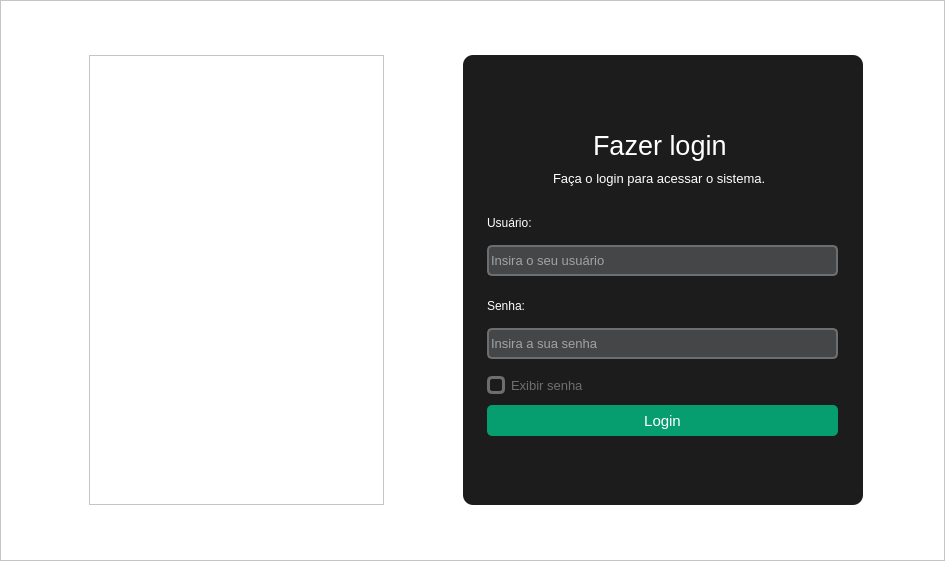
<?xml version="1.0" encoding="UTF-8"?>
<ui version="4.0">
 <class>MainWindow</class>
 <widget class="QMainWindow" name="MainWindow">
  <property name="geometry">
   <rect>
    <x>0</x>
    <y>0</y>
    <width>945</width>
    <height>561</height>
   </rect>
  </property>
  <property name="maximumSize">
   <size>
    <width>1000</width>
    <height>700</height>
   </size>
  </property>
  <property name="windowTitle">
   <string>Login | Sistema de Reconhecimento Facial</string>
  </property>
  <widget class="QWidget" name="centralwidget">
   <property name="minimumSize">
    <size>
     <width>785</width>
     <height>482</height>
    </size>
   </property>
   <layout class="QVBoxLayout" name="verticalLayout">
    <property name="spacing">
     <number>0</number>
    </property>
    <property name="leftMargin">
     <number>0</number>
    </property>
    <property name="topMargin">
     <number>0</number>
    </property>
    <property name="rightMargin">
     <number>0</number>
    </property>
    <property name="bottomMargin">
     <number>0</number>
    </property>
    <item>
     <widget class="QFrame" name="frm_fundo">
      <property name="styleSheet">
       <string notr="true">background-color: rgb(255, 255, 255);</string>
      </property>
      <property name="frameShape">
       <enum>QFrame::StyledPanel</enum>
      </property>
      <property name="frameShadow">
       <enum>QFrame::Raised</enum>
      </property>
      <layout class="QGridLayout" name="gridLayout">
       <property name="topMargin">
        <number>0</number>
       </property>
       <property name="rightMargin">
        <number>0</number>
       </property>
       <property name="bottomMargin">
        <number>0</number>
       </property>
       <property name="spacing">
        <number>0</number>
       </property>
       <item row="1" column="1">
        <widget class="QFrame" name="frm_fundoLogin">
         <property name="maximumSize">
          <size>
           <width>400</width>
           <height>450</height>
          </size>
         </property>
         <property name="font">
          <font>
           <family>Arial</family>
           <pointsize>10</pointsize>
          </font>
         </property>
         <property name="styleSheet">
          <string notr="true">background-color: rgb(28, 28, 28);
border-radius: 10px;</string>
         </property>
         <property name="frameShape">
          <enum>QFrame::StyledPanel</enum>
         </property>
         <property name="frameShadow">
          <enum>QFrame::Raised</enum>
         </property>
         <widget class="QLabel" name="lblTitulo">
          <property name="geometry">
           <rect>
            <x>130</x>
            <y>60</y>
            <width>141</width>
            <height>61</height>
           </rect>
          </property>
          <property name="font">
           <font>
            <family>Arial</family>
            <pointsize>20</pointsize>
            <weight>50</weight>
            <italic>false</italic>
            <bold>false</bold>
           </font>
          </property>
          <property name="styleSheet">
           <string notr="true">color: rgb(255, 255, 255);
font: 20pt &quot;Arial&quot;;
background-position:center;</string>
          </property>
          <property name="text">
           <string>Fazer login </string>
          </property>
         </widget>
         <widget class="QLabel" name="lblSubtitulo">
          <property name="geometry">
           <rect>
            <x>90</x>
            <y>115</y>
            <width>221</width>
            <height>16</height>
           </rect>
          </property>
          <property name="font">
           <font>
            <family>Arial</family>
            <pointsize>10</pointsize>
            <weight>50</weight>
            <bold>false</bold>
           </font>
          </property>
          <property name="styleSheet">
           <string notr="true">color: rgb(255, 255, 255);</string>
          </property>
          <property name="text">
           <string>Faça o login para acessar o sistema.</string>
          </property>
         </widget>
         <widget class="QLabel" name="lblUsuario">
          <property name="geometry">
           <rect>
            <x>24</x>
            <y>160</y>
            <width>71</width>
            <height>16</height>
           </rect>
          </property>
          <property name="styleSheet">
           <string notr="true">color: rgb(255, 255, 255);
font: 12pt &quot;Arial&quot;;
</string>
          </property>
          <property name="text">
           <string>Usuário:</string>
          </property>
         </widget>
         <widget class="QLineEdit" name="etyUsuario">
          <property name="geometry">
           <rect>
            <x>24</x>
            <y>190</y>
            <width>351</width>
            <height>31</height>
           </rect>
          </property>
          <property name="font">
           <font>
            <family>Arial</family>
            <pointsize>10</pointsize>
            <weight>50</weight>
            <italic>false</italic>
            <bold>false</bold>
           </font>
          </property>
          <property name="styleSheet">
           <string notr="true">QLineEdit{
	background-color: #454648;
	border-radius:5px;
	border: 2px solid #6C6F71;
	color:#ffffff;
}

QLineEdit:focus{
	border: 2px solid #069E6E;
}</string>
          </property>
          <property name="placeholderText">
           <string>Insira o seu usuário</string>
          </property>
         </widget>
         <widget class="QLabel" name="lblSenha">
          <property name="geometry">
           <rect>
            <x>24</x>
            <y>243</y>
            <width>71</width>
            <height>16</height>
           </rect>
          </property>
          <property name="styleSheet">
           <string notr="true">color: rgb(255, 255, 255);
font: 12pt &quot;Arial&quot;;
</string>
          </property>
          <property name="text">
           <string>Senha:</string>
          </property>
         </widget>
         <widget class="QLineEdit" name="etySenha">
          <property name="geometry">
           <rect>
            <x>24</x>
            <y>273</y>
            <width>351</width>
            <height>31</height>
           </rect>
          </property>
          <property name="font">
           <font>
            <family>Arial</family>
            <pointsize>10</pointsize>
            <weight>50</weight>
            <italic>false</italic>
            <bold>false</bold>
           </font>
          </property>
          <property name="styleSheet">
           <string notr="true">QLineEdit{
	background-color: #454648;
	border-radius:5px;
	border: 2px solid #6C6F71;
	color:#ffffff;
}

QLineEdit:focus{
	border: 2px solid #069E6E;
}</string>
          </property>
          <property name="echoMode">
           <enum>QLineEdit::Password</enum>
          </property>
          <property name="placeholderText">
           <string>Insira a sua senha</string>
          </property>
         </widget>
         <widget class="QPushButton" name="btnLogin">
          <property name="geometry">
           <rect>
            <x>24</x>
            <y>350</y>
            <width>351</width>
            <height>31</height>
           </rect>
          </property>
          <property name="font">
           <font>
            <family>Arial</family>
            <pointsize>11</pointsize>
            <weight>50</weight>
            <italic>false</italic>
            <bold>false</bold>
           </font>
          </property>
          <property name="styleSheet">
           <string notr="true">QPushButton{
	background-color:#069E6E;
	color:#ffffff;
	border-radius:5px;
}

QPushButton:hover{
	background-color:#047b55;
}

QPushButton:pressed{
	background-color: rgb(2, 45, 29);
}</string>
          </property>
          <property name="text">
           <string>Login</string>
          </property>
         </widget>
         <widget class="QCheckBox" name="chkboxExibirSenha">
          <property name="geometry">
           <rect>
            <x>24</x>
            <y>320</y>
            <width>101</width>
            <height>21</height>
           </rect>
          </property>
          <property name="font">
           <font>
            <family>Arial</family>
            <pointsize>10</pointsize>
           </font>
          </property>
          <property name="styleSheet">
           <string notr="true">QCheckBox{
	color: #6C6F71;
}

QCheckBox::indicator{
	border: 3px solid #6C6F71;
	width: 12px;
	height:12px;
	border-radius:5px;
}

QCheckBox::indicator:checked{
	border: 3px solid #069E6E;
	background-color: #069E6E;
}

</string>
          </property>
          <property name="text">
           <string>Exibir senha</string>
          </property>
         </widget>
        </widget>
       </item>
       <item row="1" column="0">
        <widget class="QFrame" name="frm_imgLogo">
         <property name="maximumSize">
          <size>
           <width>295</width>
           <height>16777215</height>
          </size>
         </property>
         <property name="styleSheet">
          <string notr="true">background-image: url(:/imagens/imagens/imgLogo.png);
background-repeat:no-repeat;
background-position:left;</string>
         </property>
         <property name="frameShape">
          <enum>QFrame::StyledPanel</enum>
         </property>
         <property name="frameShadow">
          <enum>QFrame::Raised</enum>
         </property>
        </widget>
       </item>
      </layout>
     </widget>
    </item>
   </layout>
  </widget>
  <widget class="QMenuBar" name="menubar">
   <property name="geometry">
    <rect>
     <x>0</x>
     <y>0</y>
     <width>945</width>
     <height>21</height>
    </rect>
   </property>
  </widget>
 </widget>
 <resources>
  <include location="imagens_usadas.qrc"/>
 </resources>
 <connections/>
</ui>
